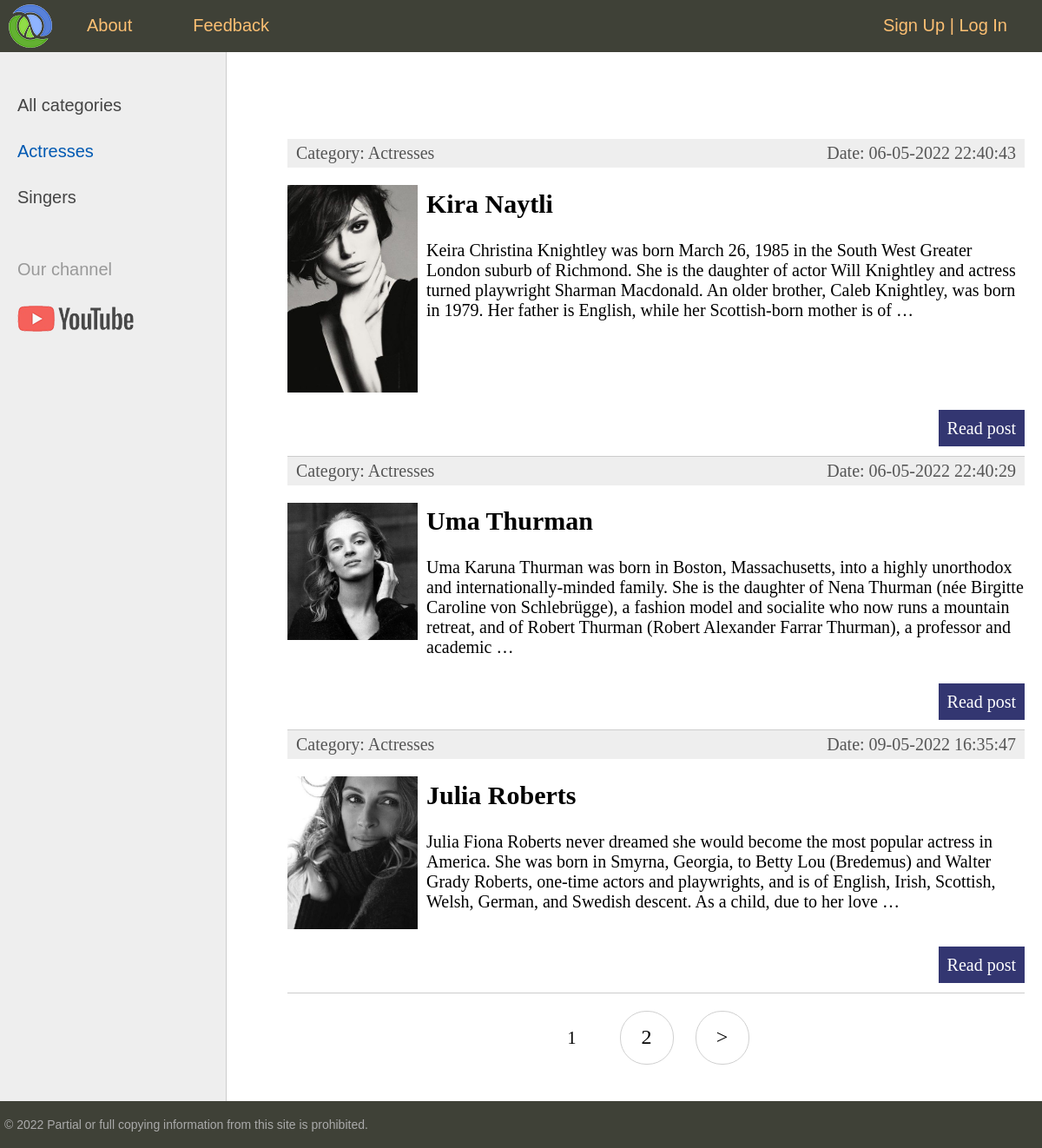
The app's page /category/actresses/ with its own data.
### women/models.py (models this page shows, shortened)
class Category(models.Model):
    name = models.CharField(max_length=100, db_index=True, verbose_name='Category')
    slug = models.SlugField(max_length=255, unique=True, db_index=True, verbose_name="URL")
    def __str__(self):
        return self.name
    def get_absolute_url(self):
        return reverse('category', kwargs={'cat_slug': self.slug})
    class Meta:
        verbose_name = 'Category'
        verbose_name_plural = 'Categories'
        ordering = ['id']

class Women(models.Model):
    title = models.CharField(max_length=255)
    slug = models.SlugField(max_length=255, unique=True, db_index=True, verbose_name="URL")
    content = models.TextField(blank=True)
    photo = models.ImageField(upload_to="photos/%Y/%m/%d/")
    time_create = models.DateTimeField(auto_now_add=True)
    time_update = models.DateTimeField(auto_now=True)
    is_published = models.BooleanField(default=True)
    cat = models.ForeignKey('Category', on_delete=models.PROTECT, verbose_name="Category")
    def get_absolute_url(self):
        return reverse('post', kwargs={'post_slug': self.slug})
    class Meta:
        verbose_name = 'Famous women'
        verbose_name_plural = 'Famous women'
        ordering = ['-time_create', 'title']

### women/views.py (the view)
# urls.py: path('category/<slug:cat_slug>/', WomenCategory.as_view(), name='category'),
class WomenCategory(DataMixin, ListView):
    model = Women
    template_name = 'women/index.html'
    context_object_name = 'posts'
    allow_empty = False
    def get_queryset(self):
        return Women.objects.filter(cat__slug=self.kwargs['cat_slug'], is_published=True).select_related('cat')
    def get_context_data(self, *, object_list=None, **kwargs):
        context = super().get_context_data(**kwargs)
        c = Category.objects.get(slug=self.kwargs['cat_slug'])
        c_def = self.get_user_context(title='Category - ' + str(c.name),
                                      cat_selected=c.pk)
        return dict(list(context.items()) + list(c_def.items()))

### women/utils.py (called while the page is built)
    def get_user_context(self, **kwargs):
        context = kwargs
        cats = cache.get('cats')
        if not cats:
            cats = Category.objects.annotate(Count('women'))
            cache.set('cats', cats, 200)
        user_menu = menu.copy()
        if not self.request.user.is_authenticated:
            user_menu.pop(1)
        context['menu'] = user_menu
        context['cats'] = cats
        if 'cat_selected' not in context:
            context['cat_selected'] = 0
        return context

### women/templates/women/index.html (shortened to what this page needs)
{% extends 'women/base.html' %}
{% block content %}
<ul class="list-articles">
	{% for post in posts %}
			<li><div class="article-panel">
	<p class="first">Category: {{ post.cat }}</p>
	<p class="last">Date: {{ post.time_update | date:"d-m-Y H:i:s" }}</p>
</div>
{% if post.photo %}
	<p><img class="img-article-left thumb" src="{{ post.photo.url }}"></p>
{% endif %}
				<h2>{{post.title}}</h2>
	{% autoescape on %}
	{{ post.content | linebreaks | truncatewords:50 }}
	{% endautoescape %}
			<p class="link-read-post"><a href="{{ post.get_absolute_url }}">Read post</a></p>
			</li>
	{% endfor %}
</ul>
{% endblock %}

### women/templates/women/base.html (shortened to what this page needs)
{% load static %}
{% load women_tags %}
<!DOCTYPE html>
<html>
<head>
	<link type="text/css" href="{% static 'women/css/styles.css' %}" rel="stylesheet" />
</head>
<body>
<table class="table-page" border=0 cellpadding="0" cellspacing="0">
<tr><td valign=top>
{% block mainmenu %}
		<div class="header">
			<ul id="mainmenu" class="mainmenu">
			<li class="logo"><a href="{% url 'home' %}"><div class="logo"></div></a></li>
{% for m in menu %}
			<li><a href="{% url m.url_name %}">{{m.title}}</a></li>
{% endfor %}
				{% if request.user.is_authenticated %}
				<li class="last">{{ user.username }} | <a href="{% url 'logout' %}">Log Out</a></li>
				{% else %}
				<li class="last"><a href="{% url 'register' %}">Sign Up</a> | <a href="{% url 'login' %}">Log In</a></li>
				{% endif %}
			</ul>
		</div>
{% endblock mainmenu %}
<table class="table-content" border=0 cellpadding="0" cellspacing="0">
<tr>
	<td valign="top" class="left-chapters">
	<ul id="leftchapters">
{% if cat_selected == 0 %}
		<li class="selected">All categories</li>
{% else %}
		<li><a href="{% url 'home' %}">All categories</a></li>
{% endif %}
{% for c in cats %}
{% if c.women__count > 0 %}
	{% if c.pk == cat_selected %}
		<li class="selected">{{c.name}}</li>
	{% else %}
		<li><a href="{{ c.get_absolute_url }}">{{c.name}}</a></li>
	{% endif %}
{% endif %}
{% endfor %}
		<li class="share">
		<p>Our channel</p>
		<a class="share-yt" href="https://www.youtube.com/watch?v=dQw4w9WgXcQ&ab_channel=RickAstley" target="_blank" rel="nofollow"></a>
		</li>
	</ul>
</td>
<td valign="top" class="content">
	<div class="content-text">
{% block content %}
{% endblock %}
{% if page_obj.has_other_pages %}
<nav class="list-pages">
	<ul>
		{% for p in paginator.page_range %}
		{% if page_obj.number == p %}
		<li class="page-num page-num-selected">{{ p }}</li>
		{% elif p >= page_obj.number|add:-2 and p <= page_obj.number|add:2 %}
		<li class="page-num">
			<a href="?page={{ p }}">{{ p }}</a>
		</li>
		{% endif %}
		{% endfor %}
{% if page_obj.has_next %}
<li class="page-num">
	<a href="?page={{ page_obj.next_page_number }}">&gt;</a>
</li>
{% endif %}
	</ul>
</nav>
{% endif %}
	</div>
</td></tr></table>
</td></tr>
<tr><td valign=top>
	<div id="footer">
		<p>&copy; 2022 Partial or full copying information from this site is prohibited.</p>
	</div>
</td></tr></table>
</body>
</html>

### women/static/women/css/styles.css (style rules this page uses)
html, body { font-family: 'Arial'; margin: 0; padding: 0; height: 100%; width: 100%; color: #444; }
a { color: #0059b2; text-decoration: none; }
img { max-width: 600px; height: auto; }
img.img-article-left { max-width: 300px; height: auto; float: left; padding: 0 10px 10px 0; }
img.img-article-left.thumb { max-width: 150px; height: auto; }
p.link-read-post { text-align: right; }
p.link-read-post a { padding: 10px; min-width: 100px; background: #333671; color: #fff; text-decoration: none; }
div.article-panel { background: #eee; padding: 5px 10px 5px 10px; box-sizing: border-box; overflow: hidden; color: #555; }
div.article-panel p.first { margin: 0; float: left; }
div.article-panel p.last { margin: 0; float: right; }
ul.list-articles { list-style: none; margin: 0; padding: 0; }
ul.list-articles li { border-bottom: 1px solid #ccc; }
.table-page { width: 100%; height: 100%; vertical-align: top; }
.table-page tr { height: 100%; }
.header { background: #3F4137; height: 60px; }
.logo { background: url('../images/logo.png') no-repeat 10px 5px; width: 70px; height: 60px; }
ul.mainmenu { list-style: none; margin: 0; padding: 0; height: 60px; color: #fdc073; font-size: 20px; overflow: hidden; }
ul.mainmenu li { float: left; margin: 18px 40px 0 30px; }
ul.mainmenu li.logo { margin: 0; }
ul.mainmenu li.last { float: right; }
ul.mainmenu li a { color: #fdc073; text-decoration: none; }
.table-content { width: 100%; min-height: 100%; height: 100%; }
.left-chapters { margin: 0; background: #eee; border-right: 1px solid #ccc; min-height: 100%; }
.left-chapters ul { width: 230px; min-height: 100%; margin: 0; padding: 20px 10px 10px 20px; list-style: none; font-size: 20px; }
.left-chapters ul li { margin: 30px 0 0 0; color: #999; }
.left-chapters ul li.selected { color: #0059b2; }
.left-chapters ul li a { color: #444; text-decoration: none; }
.left-chapters ul li.share { margin: 60px 0 0 0; }
.left-chapters ul li.share p { margin: 30px 0 30px 0; }
.left-chapters ul li.share a { display: inline-block; width: 40px; height: 40px; margin: 0 20px 0 0; }
.left-chapters ul li.share a.share-yt { width: 100%; height: 30px; background: url('../images/share_yt.png') no-repeat 0 0 }
.content { padding: 40px 20px 20px 40px; width: 100%; box-sizing: border-box; }
.content-text { margin: 60px 0 0 30px; color: #000; font-size: 20px; font-family: Yandex Sans Display Light; }
#footer { box-sizing: border-box; background: #3F4137; padding: 5px; color: #aaa; font-size: 14px; font-family: Verdana, Geneva, Arial, Helvetica; text-align: left; overflow: hidden; }
.list-pages { text-align: center; margin: 0 0 20px 0; }
.list-pages ul { margin: 20px 0 0 0; padding: 0; list-style: none; }
.list-pages ul li { display: inline-block; margin: 0 20px 0 0; }
.list-pages a { color: #000; font-size: 24px; text-decoration: none; }
.list-pages .page-num, .page-num-selected { display: inline-block; width: 60px; height: 44px; padding: 16px 0 0 0; border: 1px solid #d0d0d0; border-radius: 30px; }
.list-pages .page-num-selected { border: none; color: #000; font-size: 20px; }

### records on screen
Category: name "Actresses"
Category: name "Singers"
Women: cat "Actresses", time_update "06-05-2022 22:40:43", photo (picture), title "Kira Naytli", content "Keira Christina Knightley was born March 26, 1985 in the South West Greater London suburb of Richmond. She is the daughter of actor Will Knightley and actress turned playwright Sharman Macdonald. An older brother, Caleb Knightley, was born in 1979. Her father is English, while her Scottish-born mother is of …"
Women: cat "Actresses", time_update "06-05-2022 22:40:29", photo (picture), title "Uma Thurman", content "Uma Karuna Thurman was born in Boston, Massachusetts, into a highly unorthodox and internationally-minded family. She is the daughter of Nena Thurman (née Birgitte Caroline von Schlebrügge), a fashion model and socialite who now runs a mountain retreat, and of Robert Thurman (Robert Alexander Farrar Thurman), a professor and academic …"
Women: cat "Actresses", time_update "09-05-2022 16:35:47", photo (picture), title "Julia Roberts", content "Julia Fiona Roberts never dreamed she would become the most popular actress in America. She was born in Smyrna, Georgia, to Betty Lou (Bredemus) and Walter Grady Roberts, one-time actors and playwrights, and is of English, Irish, Scottish, Welsh, German, and Swedish descent. As a child, due to her love …"

### other values on screen
{{ m.title }} "About" "Feedback"
{{ p }} "1"
{{ p }} "2"
